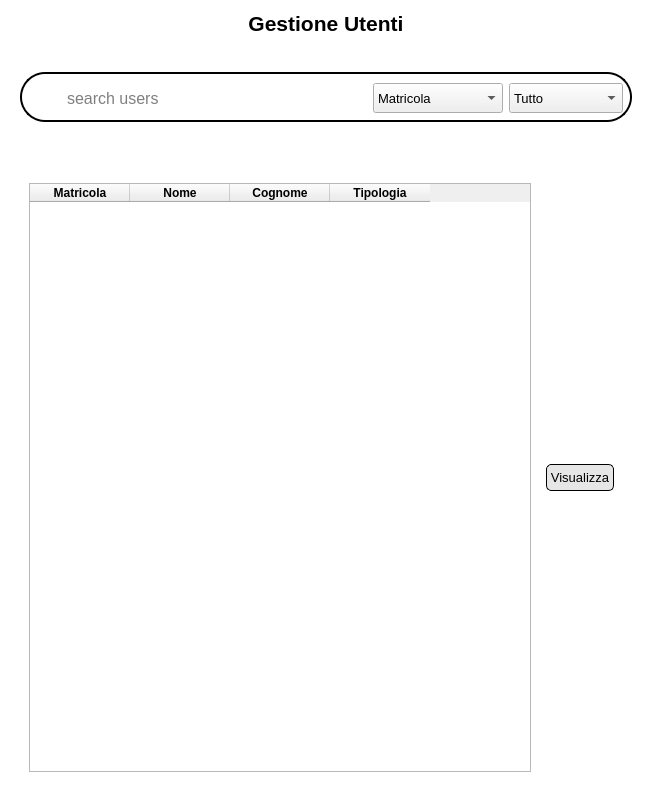
<?xml version="1.0" encoding="UTF-8"?>
<ui version="4.0">
 <class>Form</class>
 <widget class="QWidget" name="Form">
  <property name="geometry">
   <rect>
    <x>0</x>
    <y>0</y>
    <width>652</width>
    <height>802</height>
   </rect>
  </property>
  <property name="windowTitle">
   <string>Form</string>
  </property>
  <property name="styleSheet">
   <string notr="true">QWidget#Form {
	background-color: rgb(255, 255, 255);
color:black;
}
</string>
  </property>
  <layout class="QVBoxLayout" name="verticalLayout">
   <item>
    <widget class="QWidget" name="widget" native="true">
     <layout class="QVBoxLayout" name="verticalLayout_6">
      <property name="spacing">
       <number>11</number>
      </property>
      <property name="topMargin">
       <number>0</number>
      </property>
      <property name="bottomMargin">
       <number>10</number>
      </property>
      <item>
       <widget class="QLabel" name="label">
        <property name="sizePolicy">
         <sizepolicy hsizetype="Preferred" vsizetype="Fixed">
          <horstretch>0</horstretch>
          <verstretch>0</verstretch>
         </sizepolicy>
        </property>
        <property name="font">
         <font>
          <pointsize>16</pointsize>
          <weight>75</weight>
          <bold>true</bold>
         </font>
        </property>
        <property name="text">
         <string>Gestione Utenti</string>
        </property>
        <property name="alignment">
         <set>Qt::AlignCenter</set>
        </property>
       </widget>
      </item>
      <item>
       <spacer name="verticalSpacer">
        <property name="orientation">
         <enum>Qt::Vertical</enum>
        </property>
        <property name="sizeType">
         <enum>QSizePolicy::Preferred</enum>
        </property>
        <property name="sizeHint" stdset="0">
         <size>
          <width>20</width>
          <height>25</height>
         </size>
        </property>
       </spacer>
      </item>
      <item alignment="Qt::AlignVCenter">
       <widget class="QWidget" name="widget_4" native="true">
        <property name="styleSheet">
         <string notr="true">QWidget#widget_4 {
	border: 2px solid;
	border-radius: 25px;
}</string>
        </property>
        <layout class="QHBoxLayout" name="horizontalLayout_3">
         <property name="topMargin">
          <number>11</number>
         </property>
         <item>
          <widget class="QLabel" name="label_3">
           <property name="sizePolicy">
            <sizepolicy hsizetype="Preferred" vsizetype="Preferred">
             <horstretch>0</horstretch>
             <verstretch>0</verstretch>
            </sizepolicy>
           </property>
           <property name="minimumSize">
            <size>
             <width>30</width>
             <height>30</height>
            </size>
           </property>
           <property name="maximumSize">
            <size>
             <width>30</width>
             <height>30</height>
            </size>
           </property>
           <property name="styleSheet">
            <string notr="true">border: None;</string>
           </property>
           <property name="text">
            <string/>
           </property>
           <property name="pixmap">
            <pixmap>../Resources/search-icon.png</pixmap>
           </property>
           <property name="scaledContents">
            <bool>true</bool>
           </property>
          </widget>
         </item>
         <item>
          <widget class="QLineEdit" name="searchInput">
           <property name="minimumSize">
            <size>
             <width>0</width>
             <height>30</height>
            </size>
           </property>
           <property name="maximumSize">
            <size>
             <width>16777215</width>
             <height>30</height>
            </size>
           </property>
           <property name="font">
            <font>
             <pointsize>12</pointsize>
            </font>
           </property>
           <property name="styleSheet">
            <string notr="true">border:None;</string>
           </property>
           <property name="placeholderText">
            <string>search users</string>
           </property>
          </widget>
         </item>
         <item>
          <widget class="QComboBox" name="cercaPer">
           <property name="minimumSize">
            <size>
             <width>130</width>
             <height>0</height>
            </size>
           </property>
           <property name="maximumSize">
            <size>
             <width>130</width>
             <height>30</height>
            </size>
           </property>
           <property name="font">
            <font>
             <pointsize>10</pointsize>
            </font>
           </property>
           <property name="styleSheet">
            <string notr="true">	color:black;</string>
           </property>
           <item>
            <property name="text">
             <string>Matricola</string>
            </property>
           </item>
           <item>
            <property name="text">
             <string>Nome e cognome</string>
            </property>
           </item>
          </widget>
         </item>
         <item>
          <widget class="QComboBox" name="cercaIn">
           <property name="sizePolicy">
            <sizepolicy hsizetype="Preferred" vsizetype="Fixed">
             <horstretch>0</horstretch>
             <verstretch>0</verstretch>
            </sizepolicy>
           </property>
           <property name="minimumSize">
            <size>
             <width>0</width>
             <height>0</height>
            </size>
           </property>
           <property name="maximumSize">
            <size>
             <width>16777215</width>
             <height>30</height>
            </size>
           </property>
           <property name="font">
            <font>
             <pointsize>10</pointsize>
            </font>
           </property>
           <property name="styleSheet">
            <string notr="true">	color:black;</string>
           </property>
           <item>
            <property name="text">
             <string>Tutto</string>
            </property>
           </item>
           <item>
            <property name="text">
             <string>Studenti</string>
            </property>
           </item>
           <item>
            <property name="text">
             <string>Amministratori</string>
            </property>
           </item>
          </widget>
         </item>
        </layout>
       </widget>
      </item>
      <item>
       <widget class="QWidget" name="widget_2" native="true">
        <layout class="QHBoxLayout" name="horizontalLayout">
         <property name="topMargin">
          <number>50</number>
         </property>
         <item>
          <widget class="QTableWidget" name="tableWidget">
           <property name="sortingEnabled">
            <bool>false</bool>
           </property>
           <property name="cornerButtonEnabled">
            <bool>true</bool>
           </property>
           <column>
            <property name="text">
             <string>Matricola</string>
            </property>
            <property name="font">
             <font>
              <weight>75</weight>
              <bold>true</bold>
             </font>
            </property>
           </column>
           <column>
            <property name="text">
             <string>Nome</string>
            </property>
            <property name="font">
             <font>
              <weight>75</weight>
              <bold>true</bold>
             </font>
            </property>
           </column>
           <column>
            <property name="text">
             <string>Cognome</string>
            </property>
            <property name="font">
             <font>
              <weight>75</weight>
              <bold>true</bold>
             </font>
            </property>
           </column>
           <column>
            <property name="text">
             <string>Tipologia</string>
            </property>
            <property name="font">
             <font>
              <weight>75</weight>
              <bold>true</bold>
             </font>
            </property>
           </column>
          </widget>
         </item>
         <item>
          <widget class="QWidget" name="widget_3" native="true">
           <layout class="QVBoxLayout" name="verticalLayout_2">
            <item>
             <widget class="QPushButton" name="visualizzaUtenteButton">
              <property name="font">
               <font>
                <pointsize>10</pointsize>
               </font>
              </property>
              <property name="styleSheet">
               <string notr="true">QPushButton#visualizzaUtenteButton {
	border: 1px solid;
	background-color:rgb(230, 230, 230);
	border-radius: 5px;
	border-color: rgb(0, 0, 0);
	padding: 5px 3px;
}
QPushButton#visualizzaUtenteButton:hover {
	background-color: rgb(207, 207, 207);
}</string>
              </property>
              <property name="text">
               <string>Visualizza</string>
              </property>
              <property name="icon">
               <iconset>
                <normaloff>../Resources/open file-icon.png</normaloff>../Resources/open file-icon.png</iconset>
              </property>
             </widget>
            </item>
           </layout>
          </widget>
         </item>
        </layout>
       </widget>
      </item>
     </layout>
    </widget>
   </item>
  </layout>
 </widget>
 <resources/>
 <connections/>
</ui>
